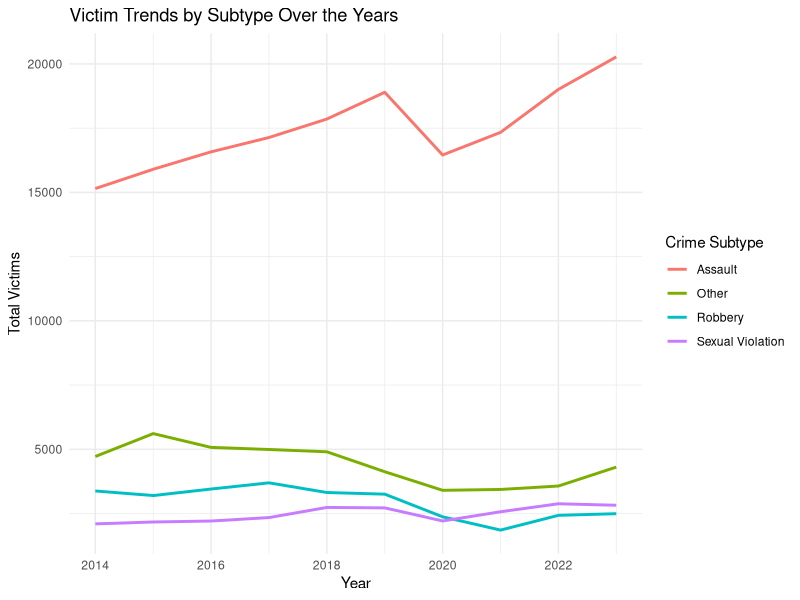
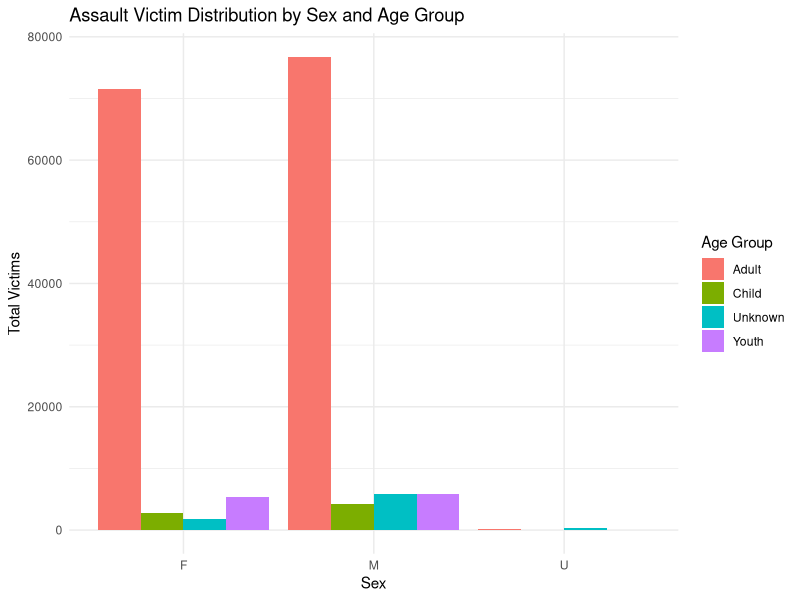
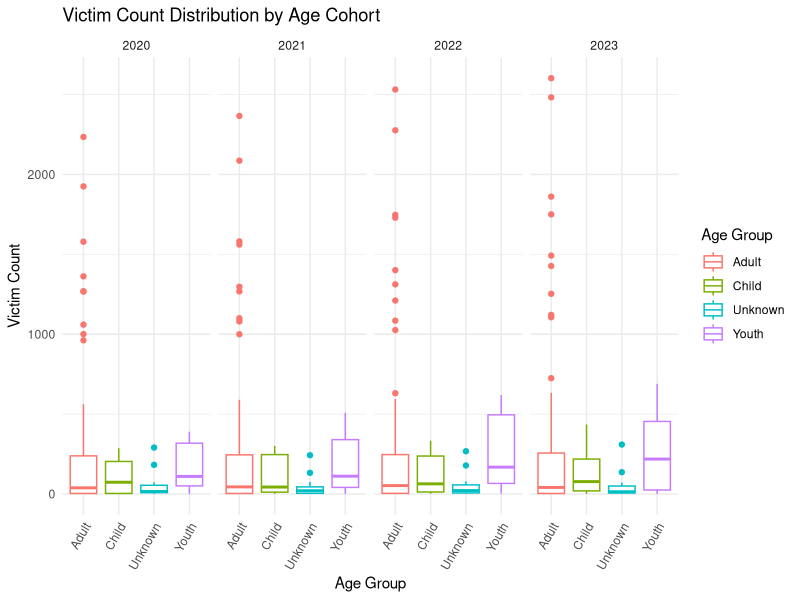

The R source for these figures, in order:
#### Preamble ####
# Purpose: Generate the data visualizations and tables as in the paper.
# Author: Huayan Yu
# Date: 24 September 2024
# Contact: huayan.yu@mail.utoronto.ca
# License: MIT
# Pre-requisites: Libraries `tidyverse` and `knitr` installed

#### Workspace setup ####
library(tidyverse)
library(knitr)

# Load the data
data <- read.csv("data/raw_data/toronto_crime_victims_raw.csv")

# Convert necessary columns to factors
data$CATEGORY <- as.factor(data$CATEGORY)
data$SEX <- as.factor(data$SEX)
data$AGE_COHORT <- as.factor(data$AGE_COHORT)
data$AGE_GROUP <- as.factor(data$AGE_GROUP)
data$SUBTYPE <- as.factor(data$SUBTYPE)
data$ASSAULT_SUBTYPE <- as.factor(data$ASSAULT_SUBTYPE)


#### Visualizations with ggplot2 ####
# Visualization 1: a line chart of victim subtypes by year (2014 - 2023) 
# Aggregate data by year and subtypes
category_vs_year <- data %>%
  group_by(REPORT_YEAR, SUBTYPE) %>%
  summarize(Total_Count = sum(COUNT_))

# Create line plot
vis1 <- ggplot(category_vs_year, aes(x=REPORT_YEAR, y=Total_Count, color=SUBTYPE)) +
  geom_line(linewidth=1) +
  labs(title="Victim Trends by Subtype Over the Years",
       x="Year", y="Total Victims", color="Crime Subtype") +
  theme_minimal()
vis1

# Visualization 2: a bar chart of assault victim distribution by sex and age group
# Aggregate data by sex and age group and filtered on assault subtype
assault_victim_by_sex_age <- data %>%
  filter(SUBTYPE == "Assault") %>%
  group_by(SEX, AGE_GROUP) %>%
  summarize(Total_Count = sum(COUNT_))

# Create bar plot
vis2 <- ggplot(assault_victim_by_sex_age, aes(x = SEX, y = Total_Count, fill = AGE_GROUP)) +
  geom_bar(stat = "identity", position = "dodge") +
  labs(title = "Assault Victim Distribution by Sex and Age Group",
       x = "Sex", y = "Total Victims",
       fill = "Age Group") +
  theme_minimal()
vis2

# Visualization 3: side-by-side boxplot for victims by age groups over year (last 4 years)
vis3 <- ggplot(data %>% filter(REPORT_YEAR >= 2020), 
               aes(x = AGE_GROUP, y = COUNT_, color = AGE_GROUP)) +
  geom_boxplot() +
  labs(title = "Victim Count Distribution by Age Cohort", 
       x = "Age Group", y = "Victim Count", color = "Age Group") +
  theme_minimal() +
  theme(axis.text.x = element_text(angle = 60, hjust = 1)) +
  facet_grid(~ REPORT_YEAR)
vis3


#### Table creations with knitr ####
# Table 1: data summarization table
# Replace NA values with empty strings for the selected columns
summary_data <- summary(data[,c(3, 4, 6, 8)])
summary_df <- as.data.frame.matrix(summary_data)
summary_df[is.na(summary_df)] <- ""
kable(summary_df, caption = "Number of Records in Each Categorical Variable", row.names = FALSE)

# Table 2: proportion and its growth of victims by year and sex (last 4 years)
proportion_sex_year <- data %>%
  filter(REPORT_YEAR >= 2020) %>%
  group_by(REPORT_YEAR, SEX) %>%
  summarize(Total_Count = sum(COUNT_)) %>%
  group_by(REPORT_YEAR) %>%
  mutate(Proportion = round(Total_Count / sum(Total_Count), 3)) %>%
  arrange(SEX) %>%
  group_by(SEX) %>%
  mutate(Percentage_Change_Total = round((Total_Count - lag(Total_Count)) / lag(Total_Count) * 100, 2))

colnames(proportion_sex_year) <- c("Year", "Sex", "Total", "Proportion",
                                   "Pct Change Total")
proportion_sex_year[is.na(proportion_sex_year)] = 0
kable(proportion_sex_year, row.names=FALSE)

# Table 3: percentage change for the three age groups from 2020 to 2023.

victim_change <- data %>%
  filter(REPORT_YEAR %in% c(2020, 2023)) %>%
  group_by(REPORT_YEAR, AGE_GROUP) %>%
  summarize(Total_Victims = sum(COUNT_)) %>%
  spread(REPORT_YEAR, Total_Victims) %>%
  mutate(Pct_Change = round(((`2023` - `2020`) / `2020`) * 100, 2)) %>%
  select(AGE_GROUP, `2020`, `2023`, Pct_Change)
victim_change <- victim_change[c(1, 2, 4),] # remove the unknown category
colnames(victim_change) <- c("Age Group", "2020", "2023", "Percentage Change")
kable(victim_change, row.names=FALSE)